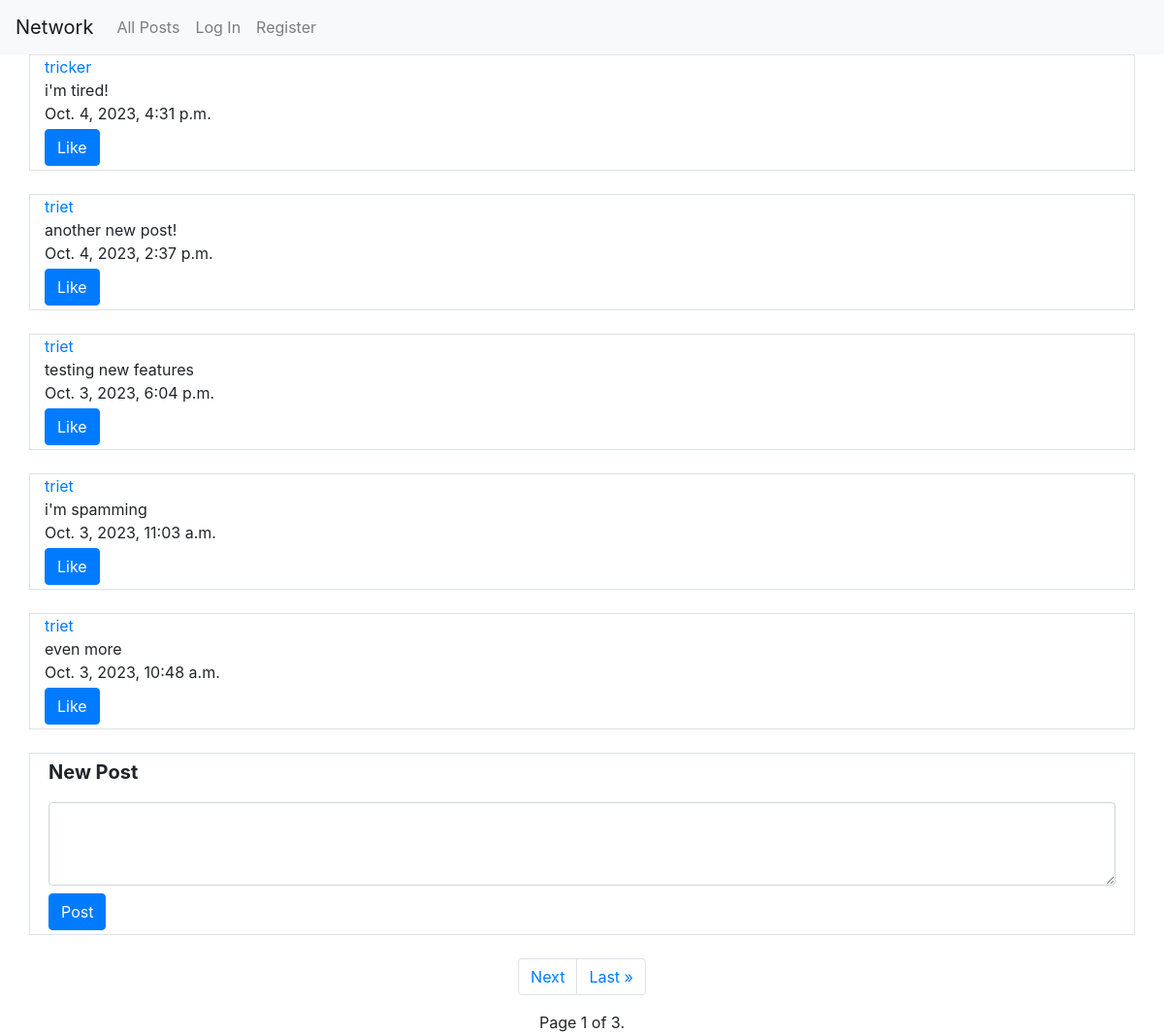
Before: / with the older database file.
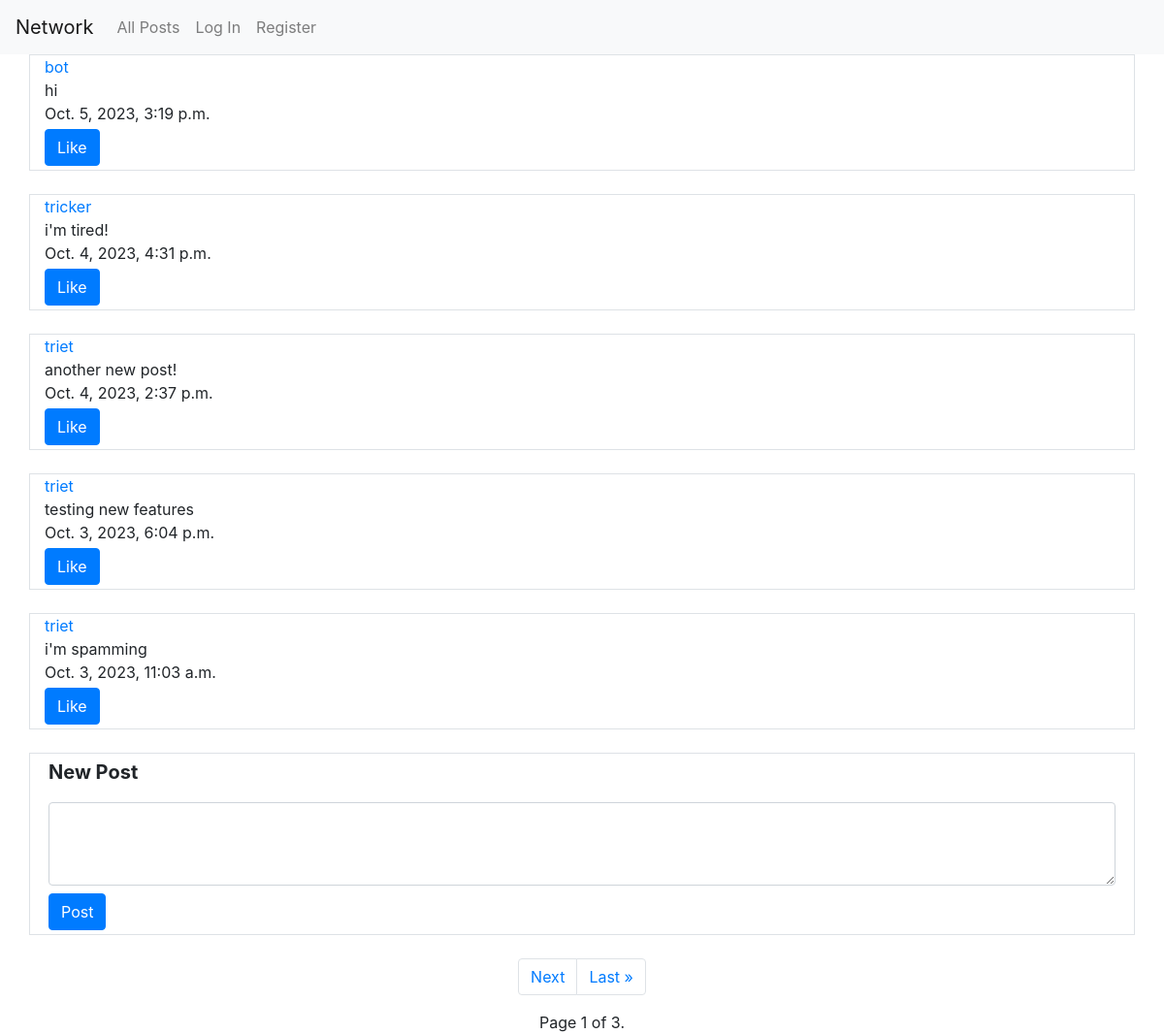
After: the same page with the newer database file.
### network/models.py (models this page shows, shortened)
class Post(models.Model):
    username = models.ForeignKey(User, on_delete=models.CASCADE, related_name="username_post")
    content = models.CharField(max_length=500)
    date = models.DateTimeField(auto_now_add=True)

class User(AbstractUser):
    pass

### network/views.py (the view)
# urls.py: path("", views.index, name="index"),
def index(request):
    posts = Post.objects.all().order_by("-date")
    paginator = Paginator(posts, 5)
    page_number = request.GET.get("page")
    page_obj = paginator.get_page(page_number)
    return render(request, "network/index.html", {
        "posts": posts,
        "page_obj": page_obj
    })

### network/templates/network/index.html (shortened to what this page needs)
{% extends "network/layout.html" %}
{% load static %}
{% block body %}
    {% for post in page_obj %}
        <div class="container border">
                <div class="row">
                    <div class="col">
                        <a href="{% url 'profile' post.username.id %}">{{ post.username }}</a>
                    </div>
                </div>
                <div class="row">
                    <div class="col">
                        {{ post.content }}
                    </div>
                </div>
                <div class="row">
                    <div class="col">
                        {{ post.date }}
                    </div>
                </div>
                <div class="row justify-content-between">
                    <div class="col-auto mt-1 mb-1">
                        <button class="btn btn-primary like" type="submit">Like</button>
                    </div>
                </div>
        </div><br>
    {% endfor %}
    <div class="container border">
        <form action="{% url 'new_post' %}" method="post">
            <div class="row p-1">
                <div class="col">
                    <label class="font-weight-bold lead" for="post">New Post</label>
                </div>
            </div>
            <div class="row p-1">
                <div class="col">
                    <textarea class="form-control" name="post" rows="3"></textarea>
                </div>
            </div>
            <div class="row p-1">
                <div class="col">
                    <button class="btn btn-primary" type="submit">Post</button>
                </div>
            </div>
        </form>
    </div><br>
    <div class="static-bottom">
        <ul class="pagination justify-content-center">
            {% if page_obj.has_next %}
                <li class="page-item"><a class="page-link" href="?page={{ page_obj.next_page_number }}">Next</a></li>
                <li class="page-item"><a class="page-link" href="?page={{ page_obj.paginator.num_pages }}">Last &raquo;</a></li>
            {% endif %}
        </ul>
        <div class="text-center">
            Page {{ page_obj.number }} of {{ page_obj.paginator.num_pages }}.
        </div>
    </div>
{% endblock %}

Changed rows visible on the page:
no longer on this page (row unchanged): Post: username "triet", content "even more", date "Oct. 3, 2023, 10:48 a.m."
added Post: username "bot", content "hi", date "Oct. 5, 2023, 3:19 p.m."
